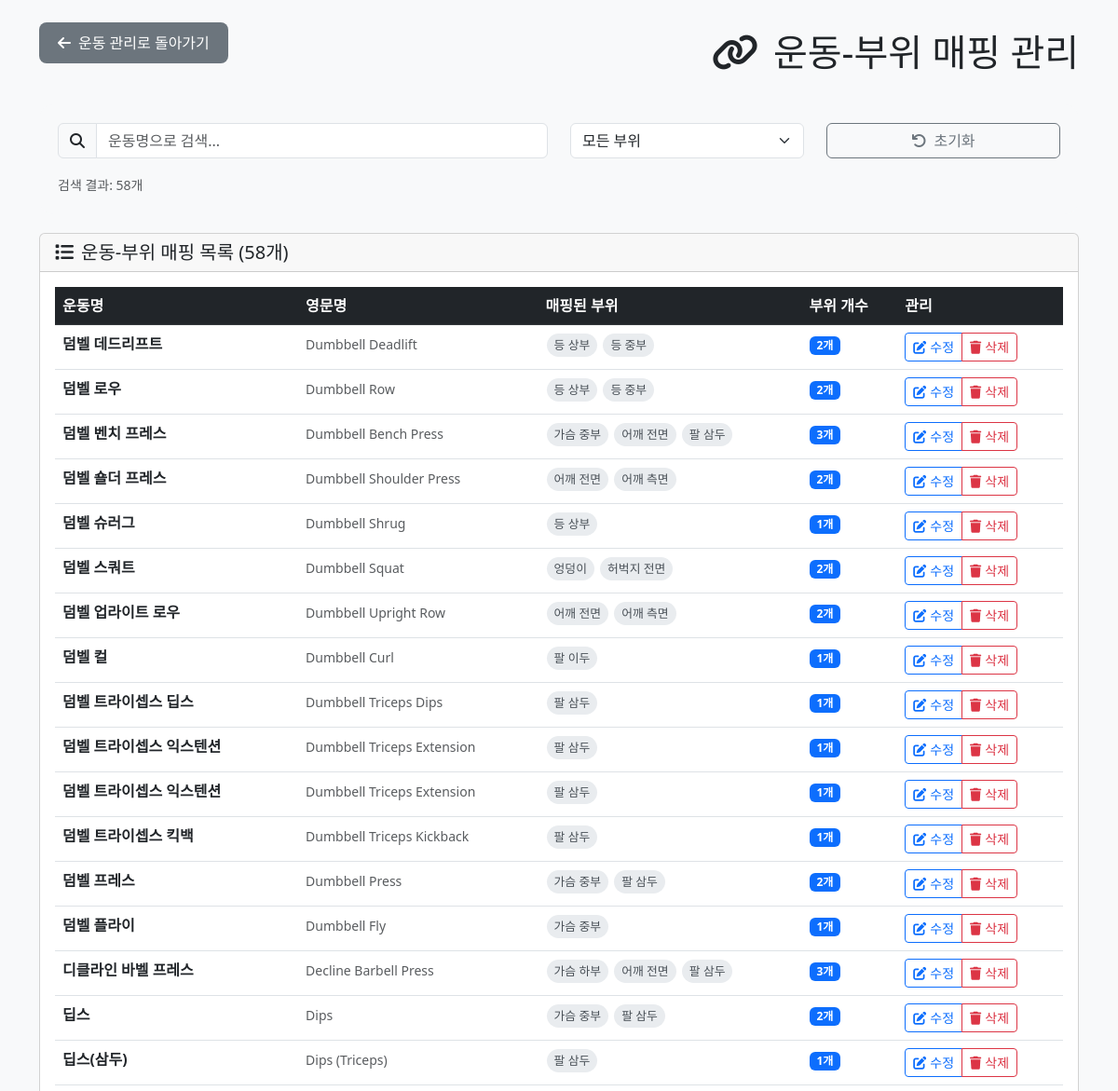
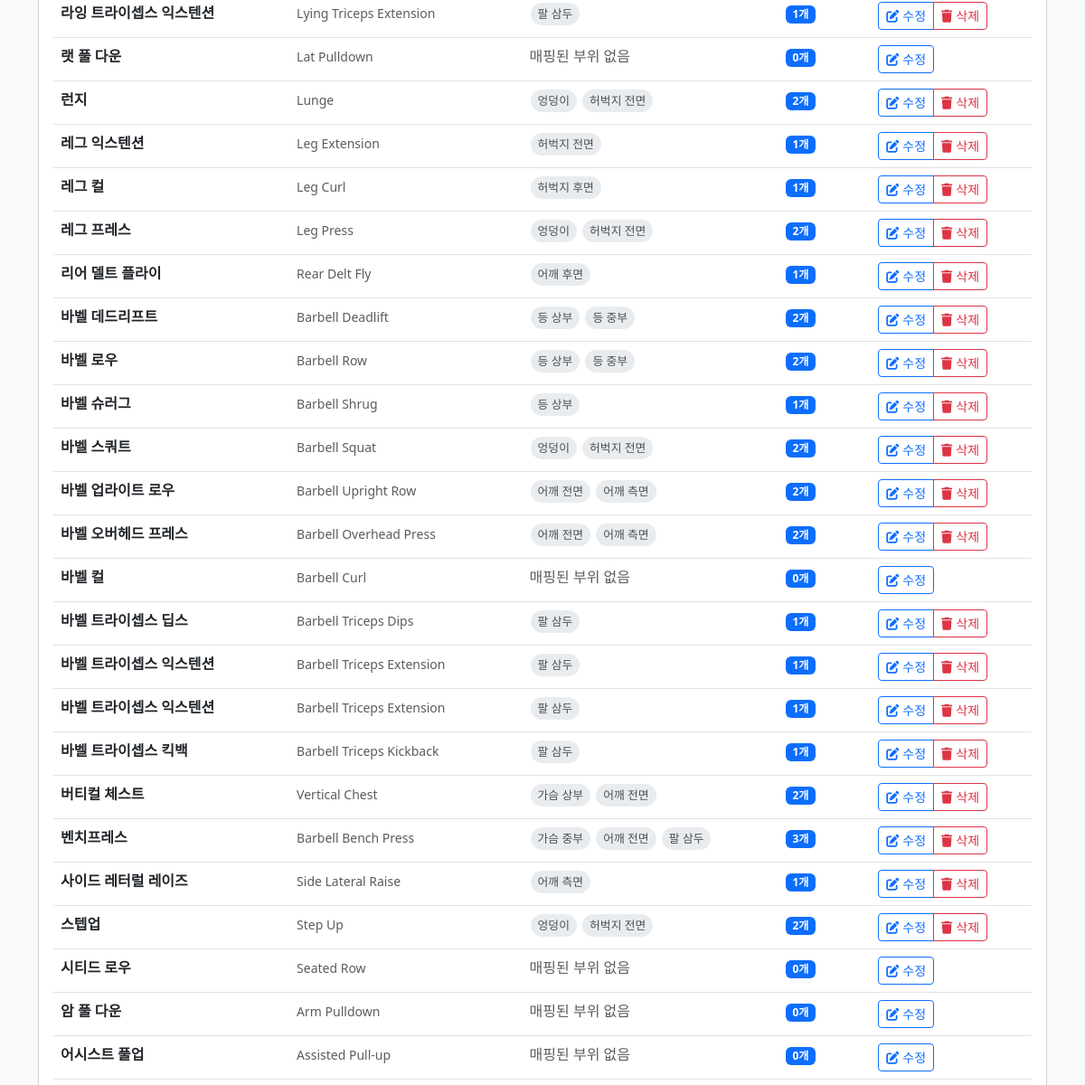
Page /admin/exercise_zone_mapping.php (signed in, upper part) on the earlier database version (2 pictures, top to bottom).
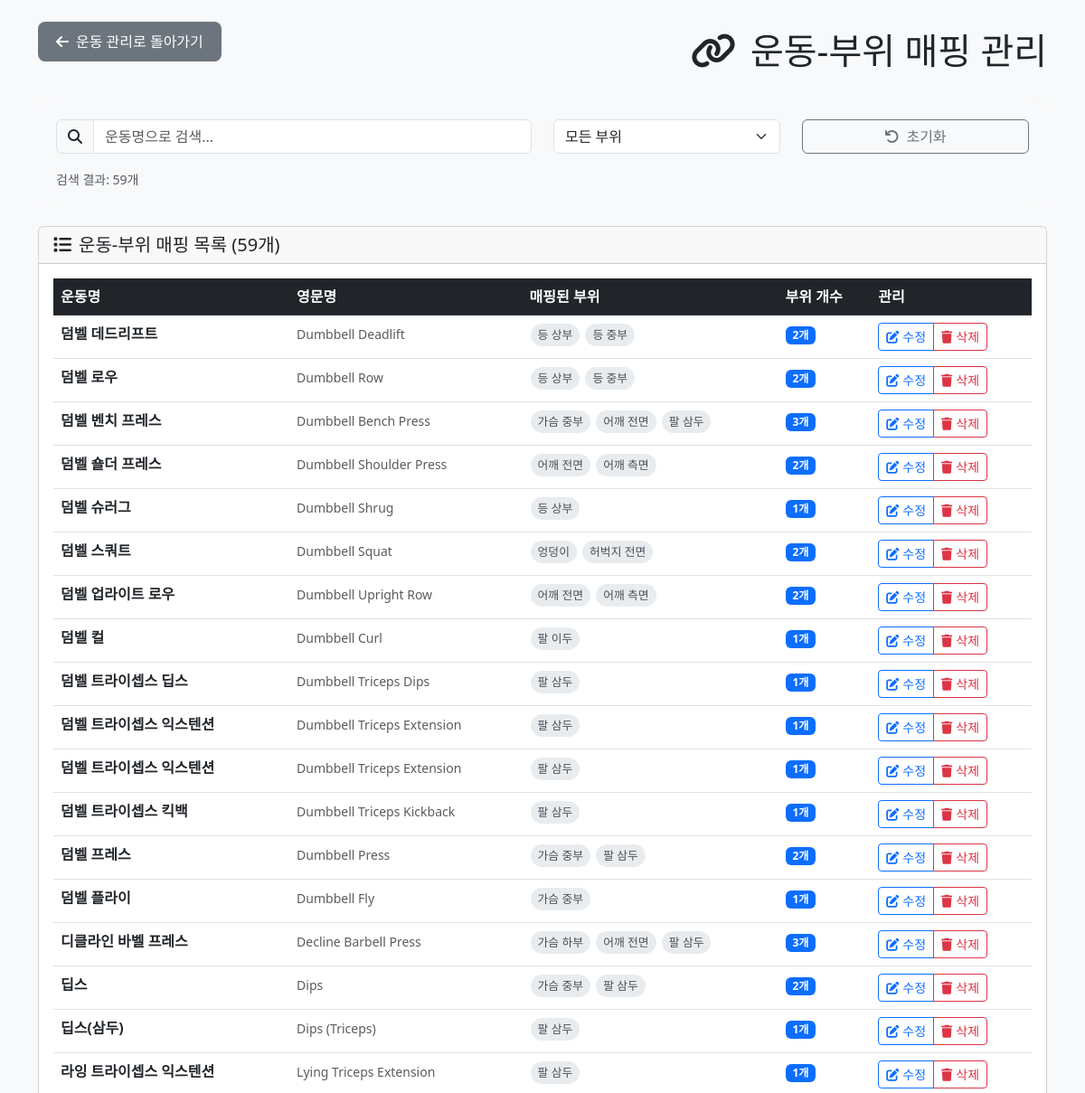
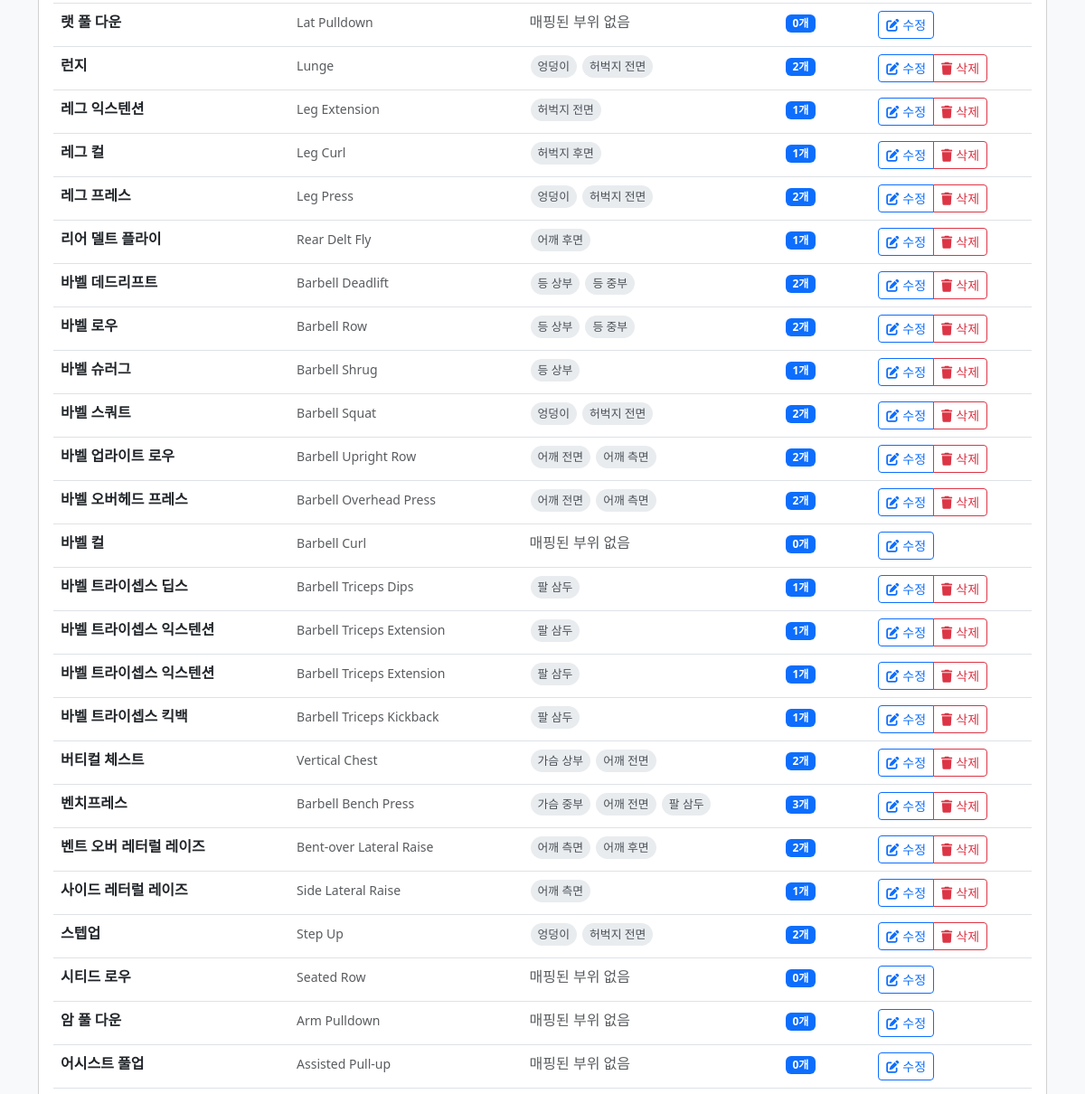
Same page on the later database version (2 pictures, top to bottom).
### tables this page shows
CREATE TABLE IF NOT EXISTS `m_exercise` (
  `ex_id` int(11) NOT NULL AUTO_INCREMENT,
  `name_kr` varchar(120) NOT NULL,
  `name_en` varchar(160) DEFAULT NULL,
  `equipment` varchar(60) DEFAULT NULL COMMENT 'Barbell/Dumbbell/Machine/Bodyweight',
  `equipment_kr` varchar(50) DEFAULT NULL COMMENT '장비명 (한글)',
  `angle` varchar(40) DEFAULT NULL COMMENT 'Flat/Incline/Decline 등',
  `angle_kr` varchar(50) DEFAULT NULL COMMENT '각도명 (한글)',
  `movement` varchar(40) DEFAULT NULL COMMENT 'Press/Pull/Extension/Curl 등',
  `movement_kr` varchar(50) DEFAULT NULL COMMENT '동작명 (한글)',
  `note` varchar(255) DEFAULT NULL,
  PRIMARY KEY (`ex_id`)
);

### admin/exercise_zone_mapping.php (the view, shortened to what the changed rows need)
<?php
$pdo = getDB();
$exercises = [];
try {
    $stmt = $pdo->query("
        SELECT e.*,
               COUNT(ez.zone_code) as zone_count,
               GROUP_CONCAT(DISTINCT z.zone_name_kr ORDER BY z.zone_name_kr SEPARATOR ', ') as zone_names
        FROM m_exercise e
        LEFT JOIN m_exercise_zone_target ez ON e.ex_id = ez.ex_id
        LEFT JOIN m_part_zone z ON ez.zone_code = z.zone_code
        GROUP BY e.ex_id
        ORDER BY e.name_kr
    ");
    $exercises = $stmt->fetchAll();
} catch (Exception $e) {
    $error = "운동 목록을 가져오는 중 오류가 발생했습니다: " . $e->getMessage();
}
?>
<!DOCTYPE html>
<html lang="ko">
<head>
    <link href="https://cdn.jsdelivr.net/npm/bootstrap@5.3.0/dist/css/bootstrap.min.css" rel="stylesheet">
    <link rel="stylesheet" href="https://cdnjs.cloudflare.com/ajax/libs/font-awesome/6.4.0/css/all.min.css">
</head>
<body class="bg-light">
    <div class="container mt-4">
        <div class="d-flex justify-content-between align-items-center mb-4">
            <h1 class="mb-0">
                <i class="fas fa-link me-3"></i>운동-부위 매핑 관리
            </h1>
        </div>
        <div class="search-section">
            <div class="row mt-3">
                <div class="col-12">
                    <small class="text-muted">
                        검색 결과: <span id="resultCount"><?= count($exercises) ?></span>개
                    </small>
                </div>
            </div>
        </div>
        <div class="card">
            <div class="card-header">
                <h5 class="mb-0">
                    <i class="fas fa-list me-2"></i>운동-부위 매핑 목록 (<?= count($exercises) ?>개)
                </h5>
            </div>
            <div class="card-body">
                <div class="table-responsive">
                    <table class="table table-hover" id="exerciseTable">
                        <thead class="table-dark">
                            <tr>
                                <th>운동명</th>
                                <th>영문명</th>
                                <th>매핑된 부위</th>
                                <th>부위 개수</th>
                                <th>관리</th>
                            </tr>
                        </thead>
                        <tbody>
                            <?php foreach ($exercises as $exercise): ?>
                                <tr class="exercise-item"
                                    data-exercise-name="<?= htmlspecialchars($exercise['name_kr']) ?>"
                                    data-zone-names="<?= htmlspecialchars($exercise['zone_names'] ?? '') ?>">
                                    <td>
                                        <strong><?= htmlspecialchars($exercise['name_kr']) ?></strong>
                                    </td>
                                    <td>
                                        <small class="text-muted"><?= htmlspecialchars($exercise['name_en'] ?? '') ?></small>
                                    </td>
                                    <td>
                                        <?php if ($exercise['zone_names']): ?>
                                            <div class="zone-list">
                                                <?php
                                                $zoneArray = explode(', ', $exercise['zone_names']);
                                                foreach ($zoneArray as $zoneName):
                                                ?>
                                                    <span class="zone-badge"><?= htmlspecialchars(trim($zoneName)) ?></span>
                                                <?php endforeach; ?>
                                            </div>
                                        <?php else: ?>
                                            <span class="text-muted">매핑된 부위 없음</span>
                                        <?php endif; ?>
                                    </td>
                                    <td>
                                        <span class="badge bg-primary"><?= $exercise['zone_count'] ?>개</span>
                                    </td>
                                    <td>
                                        <div class="btn-group" role="group">
                                            <button type="button" class="btn btn-sm btn-outline-primary"
                                                    onclick="editMapping(<?= $exercise['ex_id'] ?>, '<?= htmlspecialchars($exercise['name_kr']) ?>')">
                                                <i class="fas fa-edit me-1"></i>수정
                                            </button>
                                            <?php if ($exercise['zone_count'] > 0): ?>
                                                <button type="button" class="btn btn-sm btn-outline-danger"
                                                        onclick="deleteMapping(<?= $exercise['ex_id'] ?>, '<?= htmlspecialchars($exercise['name_kr']) ?>')">
                                                    <i class="fas fa-trash me-1"></i>삭제
                                                </button>
                                            <?php endif; ?>
                                        </div>
                                    </td>
                                </tr>
                            <?php endforeach; ?>
                        </tbody>
                    </table>
                </div>
            </div>
        </div>
    </div>
</body>
</html>

Differences in the rows shown:
added m_exercise: name_kr "벤트 오버 레터럴 레이즈", name_en "Bent-over Lateral Raise", zoneName "어깨 측면", zoneName "어깨 후면", zone_count "2", shown under "운동-부위 매핑 목록 (59개)"
Other differences:
count($exercises): "58" → "59"
